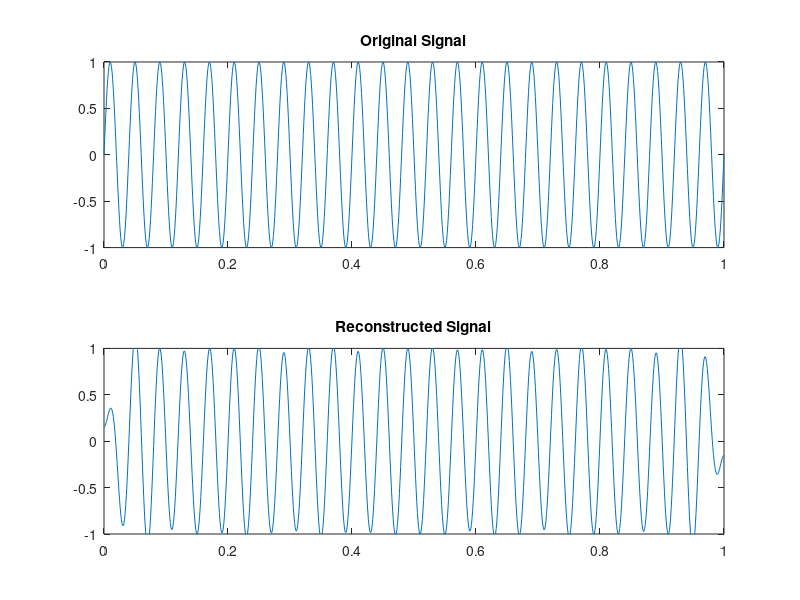

MATLAB code to generate this figure:
t = (0:1/999:1);
x = sin(2*pi*25*t);

y = dct(x)                   % Compute DCT
y2 = find(abs(y) < 0.9);     % Use 17 coefficients
y(y2) = zeros(size(y2));	     % Zero out points < 0.9
z = idct(y);                 % Reconstruct signal w/inverse DCT

subplot(2,1,1); plot(t,x);
title('Original Signal')
subplot(2,1,2); plot(t,z), axis([0 1 -1 1])
title('Reconstructed Signal')